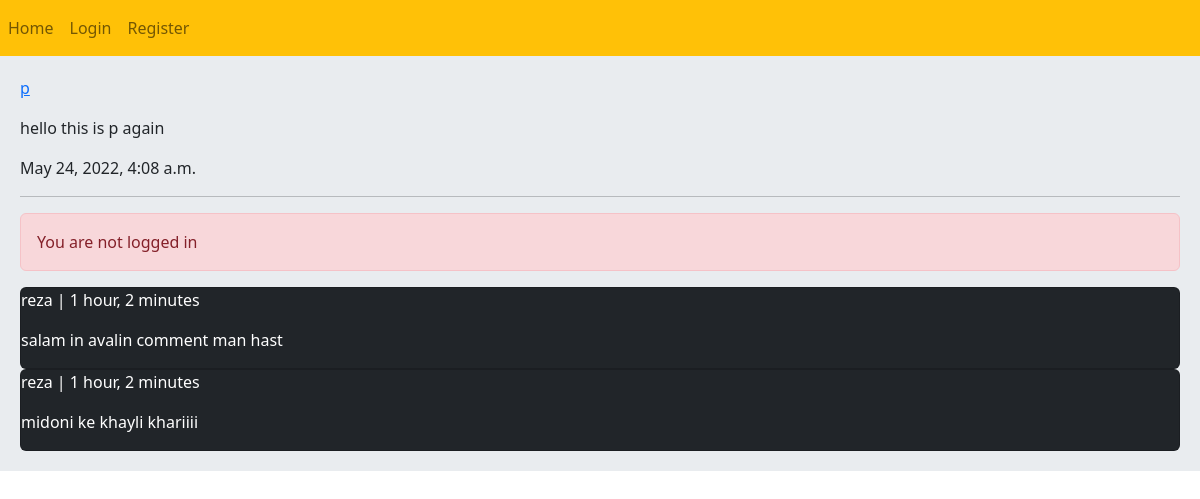
Screenshot of /post/6/hello-this-is-p-again/ with the database file from the repository.
### home/models.py (models this page shows, shortened)
class Post(models.Model):
    user=models.ForeignKey(User,on_delete=models.CASCADE,related_name='posts')
    body=models.CharField(max_length=300)
    slug=models.SlugField()
    created=models.DateTimeField(auto_now_add=True)
    updated=models.DateTimeField(auto_now=True)
    class Meta:
        ordering=('-created','body')

class Comment(models.Model):
    user=models.ForeignKey(User,on_delete=models.CASCADE,related_name='comments')
    post=models.ForeignKey(Post,on_delete=models.CASCADE,related_name='comment_post')
    body=models.TextField(max_length=200)
    replay=models.ForeignKey('self',on_delete=models.CASCADE,related_name='replays',blank=True,null=True)
    is_replay=models.BooleanField(default=False)
    created=models.DateTimeField(auto_now_add=True)

### home/views.py (the view, shortened to what this page needs)
# urls.py: path('post/<int:post_id>/<slug:post_slug>/',views.PostView.as_view(),name='post'),
class PostView(View):
    form_class=CommentFormView
    def setup(self,request,*args,**kwargs):
        self.post_instance = get_object_or_404(Post, pk=kwargs['post_id'], slug=kwargs['post_slug'])
        return super().setup(request,*args,**kwargs)
    def get(self,request,*args,**kwargs):
        comments=self.post_instance.comment_post.filter(is_replay=False)
        return render(request,'home/post.html',{'post':self.post_instance,'comments':comments,'form':self.form_class})

### home/templates/home/post.html (shortened to what this page needs)
{% extends 'app/base.html' %}
{% block content %}
    <a href="{% url 'account:profile' post.user.id %}"><p>{{ post.user.username }}</p></a>
    <p>{{ post.body }}</p>
    <p>{{ post.created }}</p>
    <hr/>
    {% if request.user.is_authenticated %}
        <form action="" method="post">
            {% csrf_token %}
            {{ form.as_p }}
            <input class="btn btn-primary" type="submit" value="Reply">
        </form>
    {% else %}
        <p class="alert alert-danger">You are not logged in</p>
    {% endif %}
    {% for comment in comments %}
        <div class="card bg-dark text-white">
            <p class="card_header">{{ comment.user.username }} | {{ comment.created|timesince }}</p>
            <p class="card_body ">{{ comment.body }}</p>
        </div>
    {% empty %}
        <p>No commnet yet</p>
    {% endfor %}
{% endblock %}

### rows the page displays
Post: user.username "p", body "hello this is p again", created "May 24, 2022, 4:08 a.m."
Comment: user.username "reza", created "1 hour, 2 minutes", body "salam in avalin comment man hast"
Comment: user.username "reza", created "1 hour, 2 minutes", body "midoni ke khayli khariiii"
